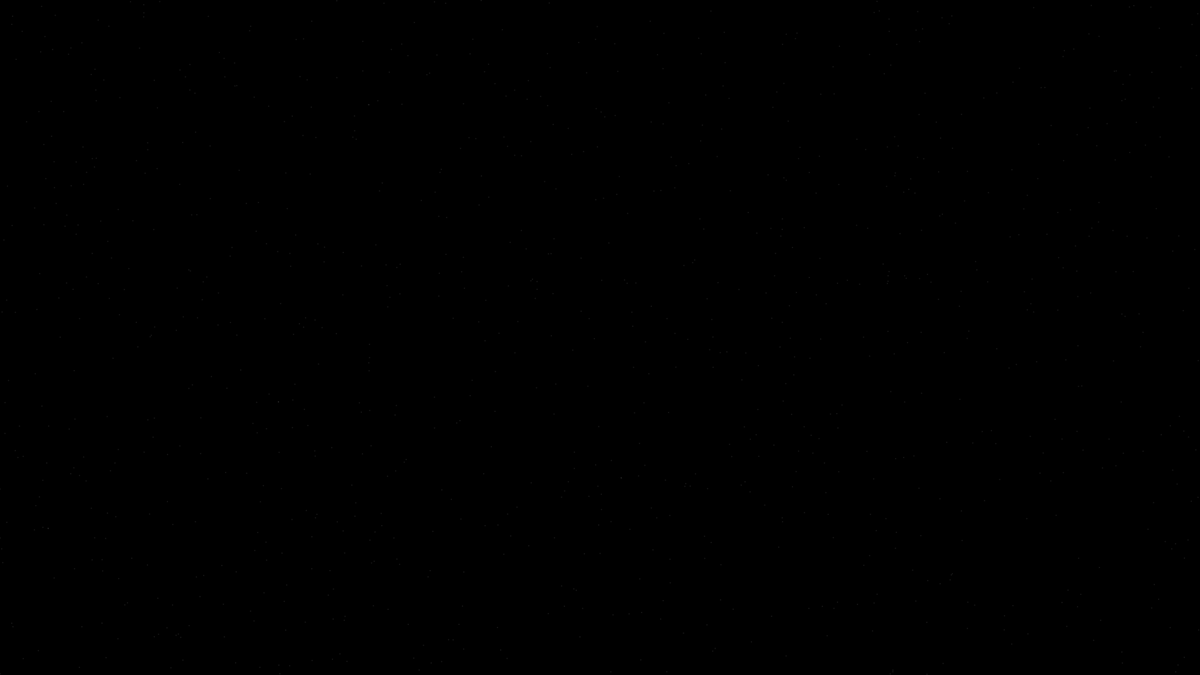
Frame 1 (no input)
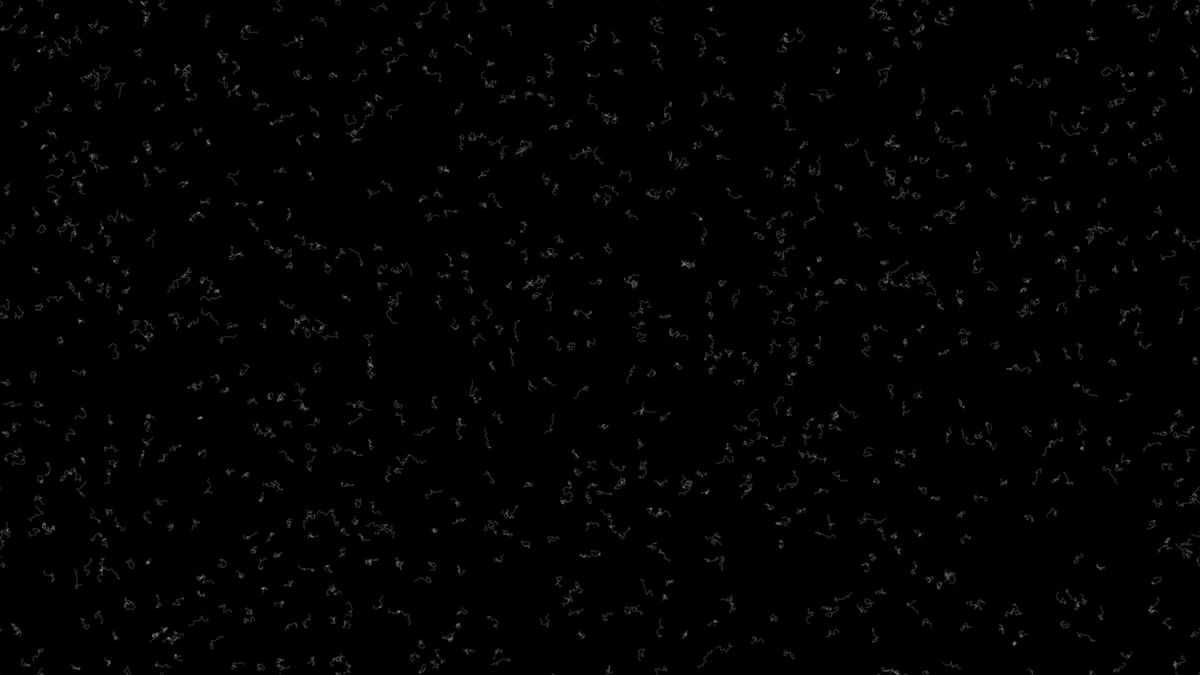
Frame 60 (no input)
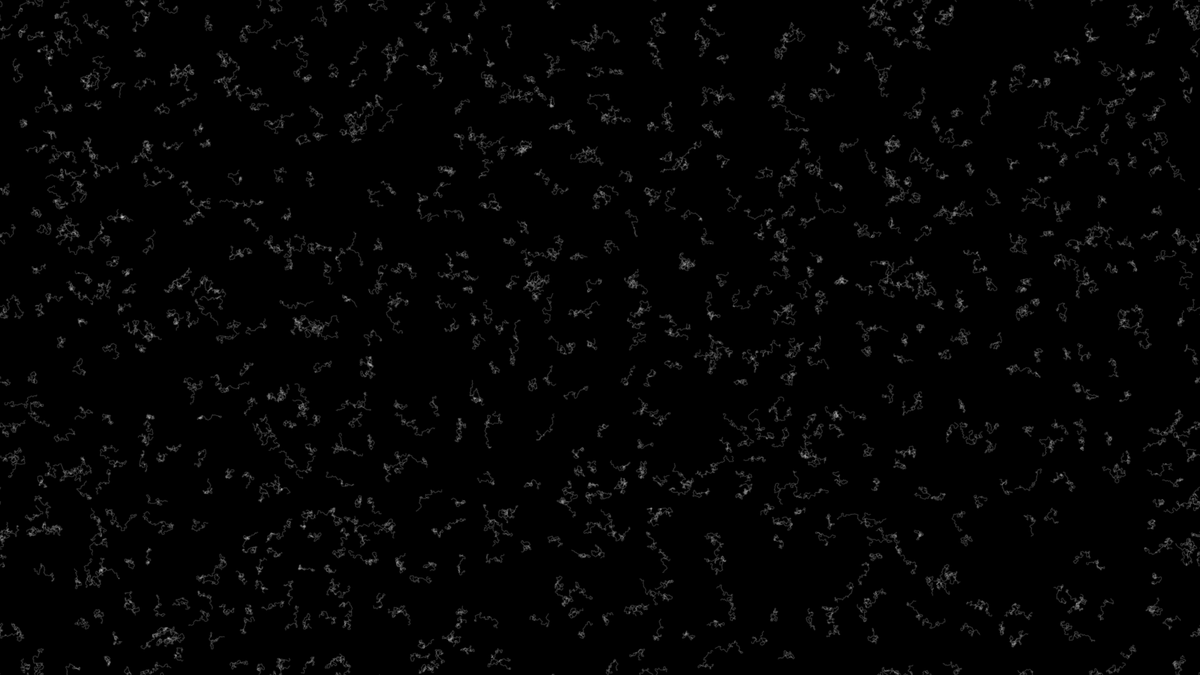
Frame 120 (the mouse pressed at the canvas centre since frame 60)

The p5.js sketch that drew these frames (run headless with seeded random() and noise() and a simulated clock; from frame 60 on, the mouse is pressed at the canvas centre):

// p5.js sketch
// ── sketch.js
let particles;
let iteration;

function setup() {
    createCanvas(1920, 1080);
    iteration = 0;
    noStroke();
    background(0);
}

function draw() {
    //if (iteration == 0) {
    //    generate_particles(1000, 30, 255);
    //} else if (iteration == 100) {
    //    generate_particles(1000, 20, 200);
    //} else if (iteration == 200) {
    //    generate_particles(1000, 10, 150);
    //} else if (iteration == 300) {
    //    generate_particles(2000, 5, 100);
    //} else if (iteration == 400) {
    //    generate_particles(3000, 3, 50);
    //} else if (iteration == 500) {
    //    generate_particles(5000, 1, 0);
    //}
    if (iteration == 0) {
        generate_particles(1000, 2, 255);
    }
    update_particles();
    iteration++;
    console.log(iteration);
}

function generate_particles(count, psize, pcolor) {
    particles = [];
    fill(pcolor, pcolor, pcolor, 25);
    for (let i = 0; i < count; i++) {
        let x = random(width);
        let y = random(height);
        particles.push(new Particle(x, y, psize));
    }
}

function update_particles() {
    for (let p of particles) {
        let angle = noise(p.pos.x, p.pos.y) * 8 * PI;
        let noise_field_force = p5.Vector.fromAngle(angle);
        p.add_force(noise_field_force);
        p.update();
        p.render();
    }
}

// ── particle.js
class Particle {
    constructor(x, y, psize) {
        this.psize  = psize;

        this.pos = createVector(x, y);
        this.vel = createVector(0, 0); 
        this.acc = createVector(0, 0);
    }

    add_force(force) {
        this.acc.add(force);
    }

    update() {
        this.vel.add(this.acc);
        this.vel.normalize();
        this.pos.add(this.vel);
        this.acc.set(0, 0);
        
        this.pos.x = (this.pos.x + width) % width;
        this.pos.y = (this.pos.y + height) % height;
    }


    render() {
        circle(this.pos.x, this.pos.y, this.psize);
    }
}
